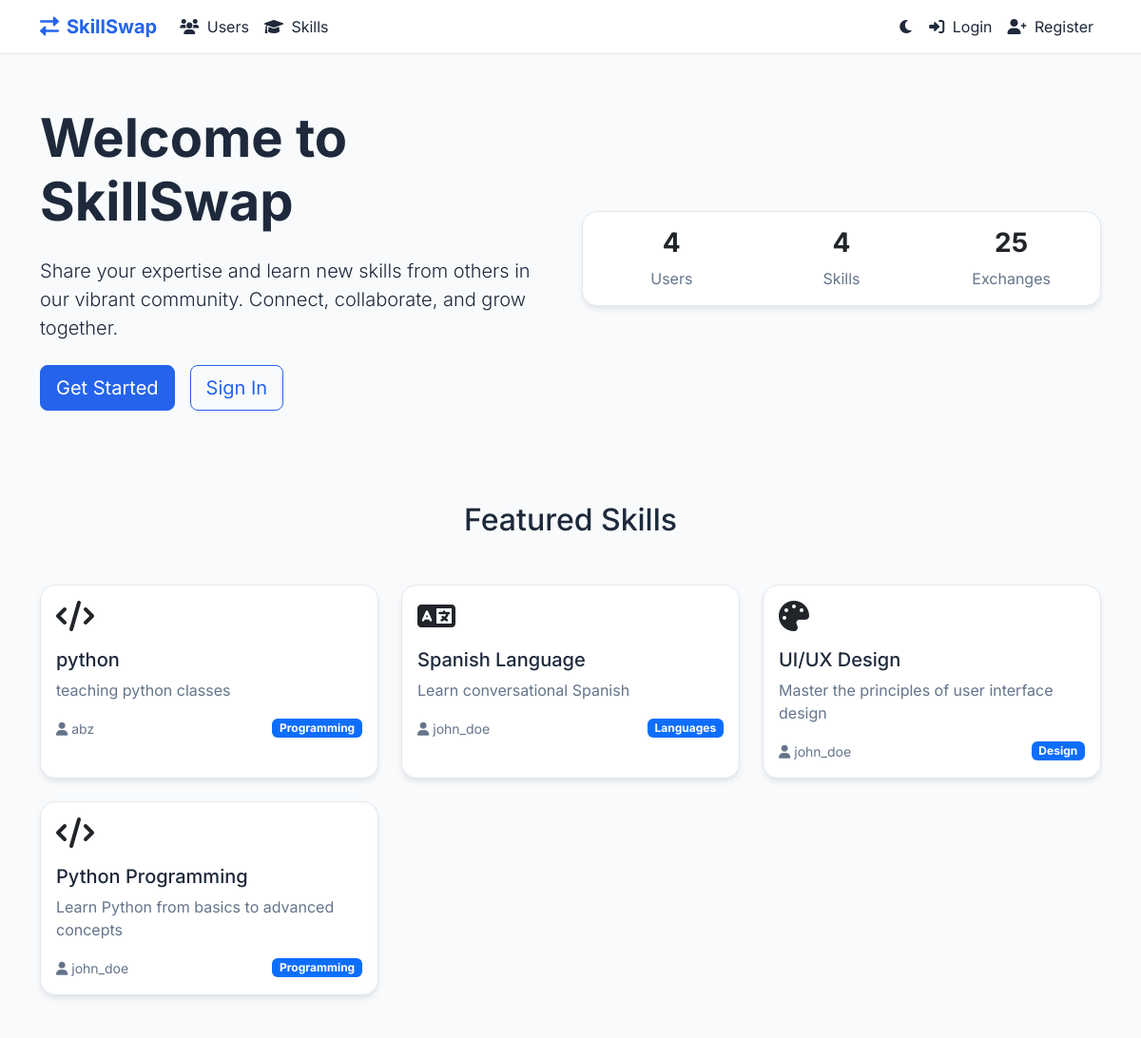
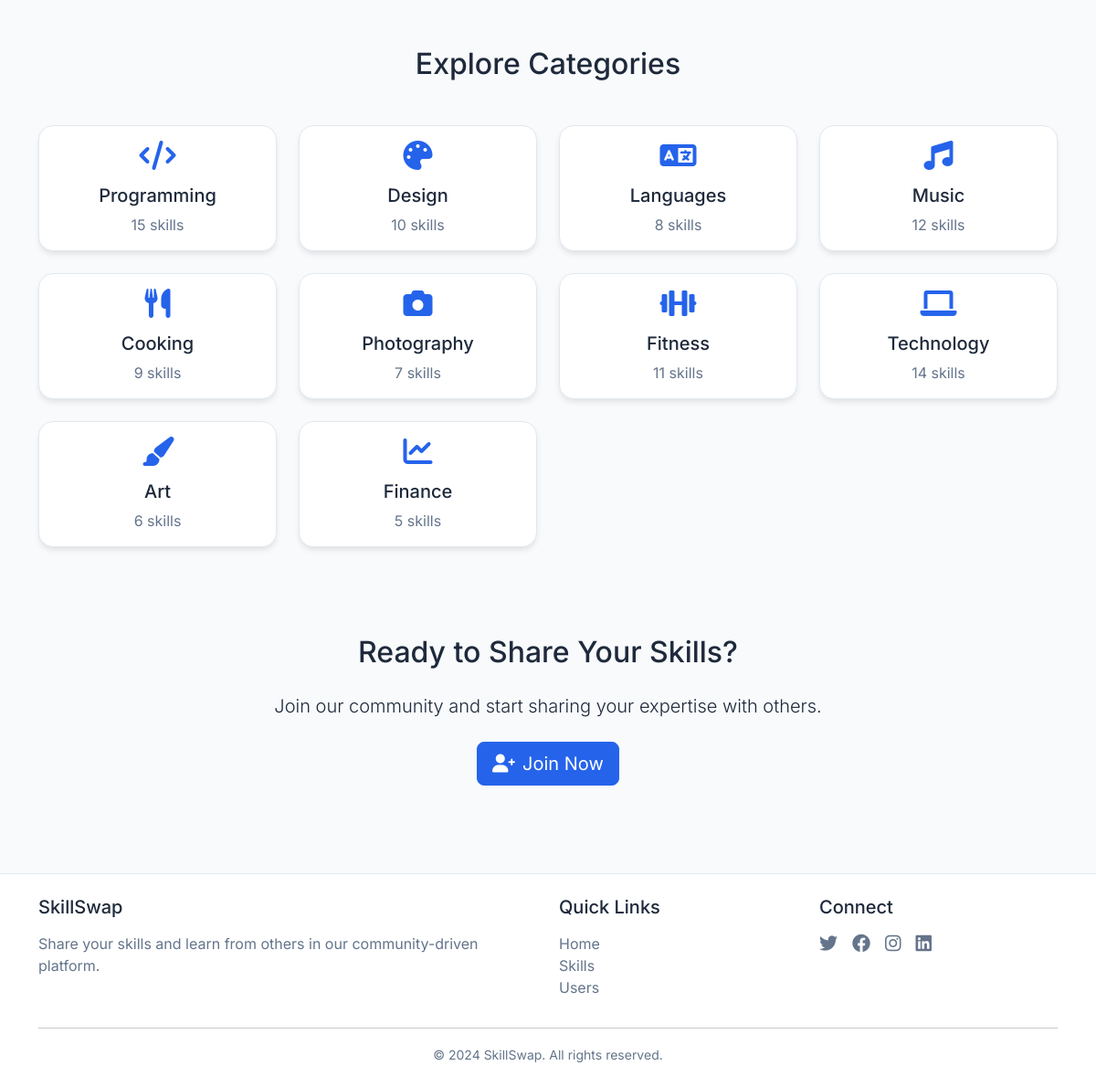
The page / on the database its author committed (2 pictures, top to bottom).
### app.py (models this page shows)
class Skill(db.Model):
    id = db.Column(db.Integer, primary_key=True)
    name = db.Column(db.String(100), nullable=False)
    description = db.Column(db.Text, nullable=False)
    category = db.Column(db.String(50), nullable=False)
    icon = db.Column(db.String(50), nullable=False, default='graduation-cap')
    teacher_id = db.Column(db.Integer, db.ForeignKey('user.id'), nullable=False)
    created_at = db.Column(db.DateTime, default=datetime.utcnow)

class User(UserMixin, db.Model):
    id = db.Column(db.Integer, primary_key=True)
    username = db.Column(db.String(80), unique=True, nullable=False)
    email = db.Column(db.String(120), unique=True, nullable=False)
    password_hash = db.Column(db.String(256), nullable=False)
    created_at = db.Column(db.DateTime, default=datetime.utcnow)
    is_verified = db.Column(db.Boolean, default=False)
    is_admin = db.Column(db.Boolean, default=False)
    skills = db.relationship('Skill', backref='user', lazy=True)
    verification_requests = db.relationship('VerificationRequest', backref='user', lazy=True)

### app.py (the view)
@app.route('/')
def index():
    total_users = User.query.count()
    total_skills = Skill.query.count()
    total_exchanges = 25  # Placeholder for now
    featured_skills = Skill.query.order_by(Skill.created_at.desc()).limit(6).all()
    return render_template('index.html',
                         total_users=total_users,
                         total_skills=total_skills,
                         total_exchanges=total_exchanges,
                         featured_skills=featured_skills,
                         categories=CATEGORIES)

### app.py (called while the page is built)
@app.context_processor
def utility_processor():
    def is_admin():
        if current_user.is_authenticated:
            return current_user.is_admin
        return False
    return dict(is_admin=is_admin)

@app.context_processor
def unread_messages_count():
    count = 0
    if current_user.is_authenticated:
        count = Message.query.filter_by(recipient_id=current_user.id, read=False).count()
    return dict(unread_messages_count=count)

### templates/index.html (shortened to what this page needs)
{% extends "base.html" %}
{% block content %}
<div class="hero-section py-5">
    <div class="container">
        <div class="row align-items-center">
            <div class="col-lg-6 mb-4 mb-lg-0">
                <h1 class="display-4 fw-bold mb-4 animate-on-scroll">Welcome to SkillSwap</h1>
                <p class="lead mb-4 animate-on-scroll">Share your expertise and learn new skills from others in our vibrant community. Connect, collaborate, and grow together.</p>
                {% if not current_user.is_authenticated %}
                    <div class="d-flex gap-3 animate-on-scroll">
                        <a href="{{ url_for('register') }}" class="btn btn-primary btn-lg">Get Started</a>
                        <a href="{{ url_for('login') }}" class="btn btn-outline-primary btn-lg">Sign In</a>
                    </div>
                {% endif %}
            </div>
            <div class="col-lg-6">
                <div class="card skill-stats-card animate-on-scroll">
                    <div class="card-body">
                        <div class="row text-center">
                            <div class="col-4">
                                <h3 class="fw-bold">{{ total_users }}</h3>
                                <p class="text-muted mb-0">Users</p>
                            </div>
                            <div class="col-4">
                                <h3 class="fw-bold">{{ total_skills }}</h3>
                                <p class="text-muted mb-0">Skills</p>
                            </div>
                            <div class="col-4">
                                <h3 class="fw-bold">{{ total_exchanges }}</h3>
                                <p class="text-muted mb-0">Exchanges</p>
                            </div>
                        </div>
                    </div>
                </div>
            </div>
        </div>
    </div>
</div>
<section class="featured-skills py-5">
    <div class="container">
        <h2 class="section-title text-center mb-5 animate-on-scroll">Featured Skills</h2>
        <div class="row g-4">
            {% for skill in featured_skills %}
            <div class="col-md-4">
                <div class="card skill-card h-100 animate-on-scroll">
                    <div class="card-body">
                        <div class="skill-icon mb-3">
                            <i class="fas fa-{{ skill.icon }} fa-2x"></i>
                        </div>
                        <h5 class="card-title">{{ skill.name }}</h5>
                        <p class="card-text text-muted">{{ skill.description }}</p>
                        <div class="d-flex justify-content-between align-items-center">
                            <a href="{{ url_for('user_profile', user_id=skill.user.id) }}" class="text-decoration-none">
                                <small class="text-muted">
                                    <i class="fas fa-user me-1"></i>{{ skill.user.username }}
                                </small>
                            </a>
                            <span class="badge bg-primary">{{ skill.category }}</span>
                        </div>
                    </div>
                </div>
            </div>
            {% endfor %}
        </div>
    </div>
</section>
<section class="categories py-5 bg-light">
    <div class="container">
        <h2 class="section-title text-center mb-5 animate-on-scroll">Explore Categories</h2>
        <div class="row g-4">
            {% for category in categories %}
            <div class="col-6 col-md-3">
                <div class="category-card animate-on-scroll" onclick="toggleCategory(this)">
                    <div class="card h-100 text-center">
                        <div class="card-body">
                            <i class="fas fa-{{ category.icon }} fa-2x mb-3"></i>
                            <h5 class="card-title">{{ category.name }}</h5>
                            <p class="card-text text-muted">{{ category.count }} skills</p>
                        </div>
                    </div>
                </div>
            </div>
            {% endfor %}
        </div>
    </div>
</section>
<section class="cta-section py-5">
    <div class="container">
        <div class="row justify-content-center">
            <div class="col-lg-8 text-center">
                <h2 class="mb-4 animate-on-scroll">Ready to Share Your Skills?</h2>
                <p class="lead mb-4 animate-on-scroll">Join our community and start sharing your expertise with others.</p>
                {% if current_user.is_authenticated %}
                    <a href="{{ url_for('add_skill') }}" class="btn btn-primary btn-lg animate-on-scroll">
                        <i class="fas fa-plus-circle me-2"></i>Add Your Skill
                    </a>
                {% else %}
                    <a href="{{ url_for('register') }}" class="btn btn-primary btn-lg animate-on-scroll">
                        <i class="fas fa-user-plus me-2"></i>Join Now
                    </a>
                {% endif %}
            </div>
        </div>
    </div>
</section>
{% endblock %}

### templates/base.html (shortened to what this page needs)
<!DOCTYPE html>
<html lang="en">
<head>
    <link href="https://cdn.jsdelivr.net/npm/bootstrap@5.3.0/dist/css/bootstrap.min.css" rel="stylesheet">
    <link href="https://cdnjs.cloudflare.com/ajax/libs/font-awesome/6.0.0/css/all.min.css" rel="stylesheet">
    <link href="{{ url_for('static', filename='css/style.css') }}" rel="stylesheet">
</head>
<body>
    <nav class="navbar navbar-expand-lg fixed-top">
        <div class="container">
            <a class="navbar-brand" href="{{ url_for('index') }}">
                <i class="fas fa-exchange-alt me-2"></i>SkillSwap
            </a>
            <div class="collapse navbar-collapse" id="navbarNav">
                <ul class="navbar-nav me-auto">
                    <li class="nav-item">
                        <a class="nav-link" href="{{ url_for('users_list') }}">
                            <i class="fas fa-users me-1"></i> Users
                        </a>
                    </li>
                    <li class="nav-item">
                        <a class="nav-link" href="{{ url_for('skills_list') }}">
                            <i class="fas fa-graduation-cap me-1"></i> Skills
                        </a>
                    </li>
                </ul>
                <ul class="navbar-nav">
                    <li class="nav-item">
                        <div class="theme-toggle nav-link" onclick="toggleTheme()">
                            <i class="fas fa-moon"></i>
                        </div>
                    </li>
                    {% if current_user.is_authenticated %}
                        <li class="nav-item dropdown">
                            <a class="nav-link dropdown-toggle" href="#" id="navbarDropdown" role="button" data-bs-toggle="dropdown">
                                <span class="avatar-circle bg-primary me-1">{{ current_user.username[0] | upper }}</span>
                                {{ current_user.username }}
                            </a>
                            <ul class="dropdown-menu dropdown-menu-end">
                                <li>
                                    <a class="dropdown-item" href="{{ url_for('user_profile', user_id=current_user.id) }}">
                                        <i class="fas fa-id-card me-2"></i> Profile
                                    </a>
                                </li>
                                <li>
                                    <a class="dropdown-item" href="{{ url_for('manage_skills') }}">
                                        <i class="fas fa-graduation-cap me-2"></i> Manage Skills
                                    </a>
                                </li>
                                <li>
                                    <a class="dropdown-item" href="{{ url_for('verification') }}">
                                        <i class="fas fa-check-circle me-2"></i> Verification
                                    </a>
                                </li>
                                {% if is_admin %}
                                <li>
                                    <a class="dropdown-item" href="{{ url_for('admin_dashboard') }}">
                                        <i class="fas fa-shield-alt me-2"></i> Admin Portal
                                    </a>
                                </li>
                                {% endif %}
                                <li><hr class="dropdown-divider"></li>
                                <li>
                                    <a class="dropdown-item text-danger" href="{{ url_for('logout') }}">
                                        <i class="fas fa-sign-out-alt me-2"></i> Logout
                                    </a>
                                </li>
                            </ul>
                        </li>
                    {% else %}
                        <li class="nav-item">
                            <a class="nav-link" href="{{ url_for('login') }}">
                                <i class="fas fa-sign-in-alt me-1"></i> Login
                            </a>
                        </li>
                        <li class="nav-item">
                            <a class="nav-link" href="{{ url_for('register') }}">
                                <i class="fas fa-user-plus me-1"></i> Register
                            </a>
                        </li>
                    {% endif %}
                </ul>
            </div>
        </div>
    </nav>
    <main style="margin-top: 4rem;">
        {% block content %}{% endblock %}
    </main>
    <footer class="footer mt-5 py-4">
        <div class="container">
            <div class="row">
                <div class="col-md-6">
                    <h5 class="mb-3">SkillSwap</h5>
                    <p class="text-muted">Share your skills and learn from others in our community-driven platform.</p>
                </div>
                <div class="col-md-3">
                    <h5 class="mb-3">Quick Links</h5>
                    <ul class="list-unstyled">
                        <li><a href="{{ url_for('index') }}" class="text-decoration-none text-muted">Home</a></li>
                        <li><a href="{{ url_for('skills_list') }}" class="text-decoration-none text-muted">Skills</a></li>
                        <li><a href="{{ url_for('users_list') }}" class="text-decoration-none text-muted">Users</a></li>
                    </ul>
                </div>
                <div class="col-md-3">
                    <h5 class="mb-3">Connect</h5>
                    <div class="d-flex gap-3">
                        <a href="#" class="text-muted"><i class="fab fa-twitter fa-lg"></i></a>
                        <a href="#" class="text-muted"><i class="fab fa-facebook fa-lg"></i></a>
                        <a href="#" class="text-muted"><i class="fab fa-instagram fa-lg"></i></a>
                        <a href="#" class="text-muted"><i class="fab fa-linkedin fa-lg"></i></a>
                    </div>
                </div>
            </div>
            <hr>
            <div class="text-center text-muted">
                <small>&copy; {{ now.year if now else 2024 }} SkillSwap. All rights reserved.</small>
            </div>
        </div>
    </footer>
</body>
</html>

### static/css/style.css (style rules this page uses)
:root { --bg-primary: #ffffff; --bg-secondary: #f8fafc; --text-primary: #1e293b; --text-secondary: #64748b; --primary-color: #2563eb; --primary-hover: #1d4ed8; --card-bg: #ffffff; --border-color: #e2e8f0; --shadow-color: rgba(0, 0, 0, 0.1); --section-bg: #f8fafc; --muted-color: #64748b; }
body { font-family: 'Inter', system-ui, -apple-system, sans-serif; background-color: var(--bg-secondary); color: var(--text-primary); transition: background-color 0.3s, color 0.3s; }
.navbar { background-color: var(--bg-primary) !important; border-bottom: 1px solid var(--border-color); backdrop-filter: blur(10px); }
.navbar-brand { color: var(--primary-color) !important; font-weight: 700; }
.nav-link { color: var(--text-primary) !important; }
.card { background-color: var(--card-bg); border: 1px solid var(--border-color); border-radius: 1rem; box-shadow: 0 4px 6px -1px var(--shadow-color); transition: transform 0.2s, box-shadow 0.2s; }
.card-title { color: var(--text-primary); }
.card-text { color: var(--text-secondary); }
.btn-primary { background-color: var(--primary-color); border-color: var(--primary-color); }
.btn-outline-primary { color: var(--primary-color); border-color: var(--primary-color); }
.theme-toggle { cursor: pointer; padding: 0.5rem; border-radius: 0.5rem; transition: background-color 0.2s; }
.categories { background-color: var(--section-bg) !important; }
.category-card { transition: transform 0.2s ease; }
.category-card .card { background-color: var(--card-bg); }
.category-card .card-title { color: var(--text-primary); margin-bottom: 0.5rem; }
.category-card .card-text { color: var(--text-secondary); }
.category-card i { color: var(--primary-color); }
.text-muted { color: var(--muted-color) !important; }
.badge { color: #ffffff !important; }
.footer { background-color: var(--bg-primary); border-top: 1px solid var(--border-color); }
.footer a { color: var(--text-secondary) !important; transition: color 0.2s; }
.animate-fade-in { animation: fadeIn 0.5s ease forwards; }

### rows shown on the page
Skill: name "python", description "teaching python classes", user.username "abz", category "Programming"
Skill: name "Spanish Language", description "Learn conversational Spanish", user.username "john_doe", category "Languages"
Skill: name "UI/UX Design", description "Master the principles of user interface design", user.username "john_doe", category "Design"
Skill: name "Python Programming", description "Learn Python from basics to advanced concepts", user.username "john_doe", category "Programming"

### other values the page prints
{{ total_users }} "4"
{{ total_skills }} "4"
{{ total_exchanges }} "25"
{{ category.name }} "Programming" "Design" "Languages" "Music" "Cooking" "Photography" "Fitness" "Technology" "Art" "Finance"
{{ category.count }} "15" "10" "8" "12" "9" "7" "11" "14" "6" "5"
{{ now.year if now else 2024 }} "2024"
